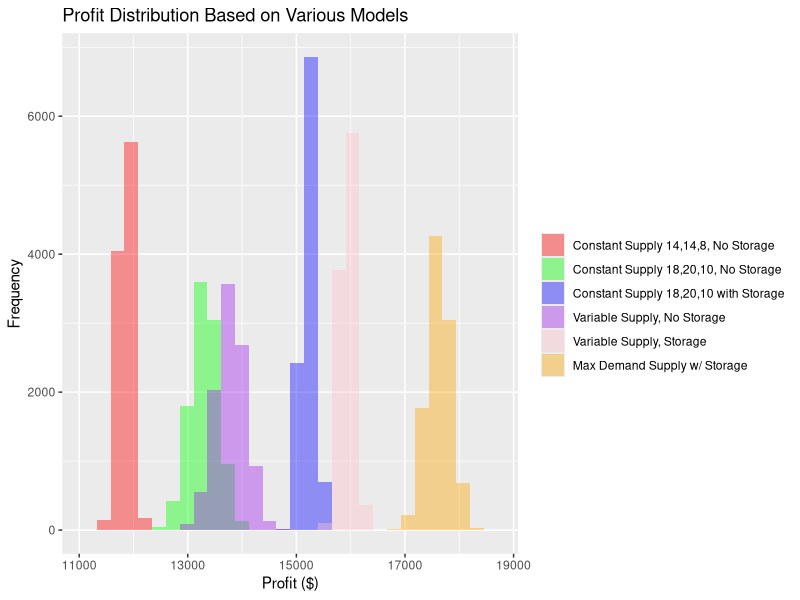
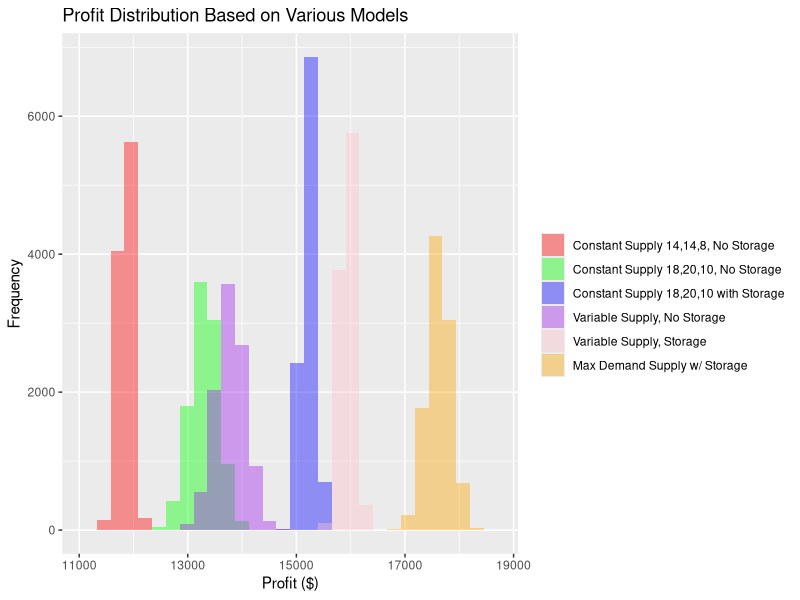

Here is the R script that generated these plots, in order:
library(ggplot2)

# costs to make our sammies
cost.hamSam <- 3.50;
cost.turkeySam <- 4.00;
cost.veggieSam <- 2.50;

# prices we sell our sammies for
price.hamSam <- 6.50;
price.turkeySam <- 6.50;
price.veggieSam <- 5;

# number of days  in simulation
days <- 130;
numSimulations <- 10000;

# calculate poisson lambdas from data
salesData <- read.csv("sales.csv")
lambda.ham <- mean(salesData$demand.ham)
lambda.turkey <- mean(salesData$demand.turkey)
lambda.veggie <- mean(salesData$demand.veggie)


runSimulation <- function(stock.begin.hamSam, stock.begin.turkeySam, stock.begin.veggieSam, withStorage=FALSE) {
  # lets initialize our stock to nothing (will be setup at beginning of each iter)
  stock.hamSam <- 0;
  stock.turkeySam <- 0;
  stock.veggieSam <- 0;

  # profit results for overall simulation
  total.profits <- numeric(numSimulations); 

  # Lets do a bunch of simulations, with each simulation based on 'days'
  for(simulation in 1:numSimulations) {
    # Initialize data per simulation 
    # (we pre-initialize memory to avoid having to allocate it constantly in the loops, helps with speed)
    costs <- numeric(days);
    revenues <- numeric(days);
    orders.hamSam <- numeric(days);
    orders.turkeySam <- numeric(days);
    orders.veggieSam <- numeric(days);

    # Do simulation of N days
    for (n in 1:days) {
      # Init this day with a new stock of food
      if(withStorage) {
        # If we have storage then we only need to bring in what we need
        # i.e., if we have 5 ham sammies from yesterday, and we need to have 18, then we only need to make 12 more
        # Simplistic modeling: limits on storage? maybe we need to discard after x days?
        
        # Do we need to bring in more ham sammies? If so, only bring in that many; 
        # otherwise no need to bring ham sammies today
        delta.hamSam <- 0;
        if(stock.begin.hamSam - stock.hamSam) { delta.hamSam <- stock.begin.hamSam - stock.hamSam;}

        # Do we need to bring in more turkey sammies? If so, only bring in that many; 
        # otherwise no need to bring turkey sammies today
        delta.turkeySam <- 0;
        if(stock.begin.turkeySam - stock.turkeySam) { delta.turkeySam <- stock.begin.turkeySam - stock.turkeySam;}

        # Do we need to bring in more veggie sammies? If so, only bring in that many; 
        # otherwise no need to bring veggie sammies today
        delta.veggieSam <- 0;
        if(stock.begin.veggieSam - stock.veggieSam) { delta.veggieSam <- stock.begin.veggieSam - stock.veggieSam;}

        # Update out stocks with what we bring in at beginning of day
        stock.hamSam <- stock.hamSam + delta.hamSam;
        stock.turkeySam <- stock.turkeySam + delta.turkeySam;
        stock.veggieSam <- stock.veggieSam + delta.veggieSam;

        # Update cost data (note only for what we bring in, which is delta)
        costs[n] <- cost.hamSam * delta.hamSam + cost.turkeySam * delta.turkeySam + cost.veggieSam * delta.veggieSam;
      }
      else {
        # Update out stocks with what we bring in at beginning of day (With no storage, we bring in constant supply)
        stock.hamSam <- stock.begin.hamSam; 
        stock.turkeySam <- stock.begin.turkeySam; 
        stock.veggieSam <- stock.begin.veggieSam; 

        # Update cost data
        costs[n] <- cost.hamSam * stock.hamSam + cost.turkeySam * stock.turkeySam + cost.veggieSam * stock.veggieSam;
      }
      
   
      # TODO: vectorize at some point
      
      # Get this from sub-models
      cust.hamSam <- ceiling(rpois(1, lambda.ham));
      cust.turkeySam <- ceiling(rpois(1, lambda.turkey));
      cust.veggieSam <- ceiling(rpois(1, lambda.veggie));

      # ham sammies
      if (stock.hamSam >= cust.hamSam) { 
        order.hamSam <- cust.hamSam;
        stock.hamSam <- stock.hamSam - order.hamSam;
      }
      else { 
        order.hamSam <- stock.hamSam;
        stock.hamSam <- 0;
      }
      
      # turkey sammies
      if (stock.turkeySam >= cust.turkeySam) { 
        order.turkeySam <- cust.turkeySam;
        stock.turkeySam <- stock.turkeySam - order.turkeySam;
      }
      else { 
        order.turkeySam <- stock.turkeySam;
        stock.turkeySam <- 0;
      }
      
      # veggie sammies
      if (stock.veggieSam >= cust.veggieSam) { 
        order.veggieSam <- cust.veggieSam;
        stock.veggieSam <- stock.veggieSam - order.veggieSam;
      }
      else { 
        order.veggieSam <- stock.veggieSam;
        stock.veggieSam <- 0;
      }
      
      # Update revenue data
      revenues[n] <- price.hamSam * order.hamSam + price.turkeySam * order.turkeySam + price.veggieSam * order.veggieSam;
    }

    # update aggregates over simulations
    total.profits[simulation] = sum(revenues - costs); 
  }

  # Return vector of the total profits from the N simulations
  return(total.profits);
}

# Run five simulations
total.profits.sim1 <- runSimulation(14,14,8);
total.profits.sim2 <- runSimulation(18,20,10);
total.profits.sim3 <- runSimulation(18,20,10, TRUE);
total.profits.sim4 <- runSimulation(lambda.ham, lambda.turkey, lambda.veggie);
total.profits.sim5 <- runSimulation(lambda.ham, lambda.turkey, lambda.veggie, TRUE);
total.profits.sim6 <- runSimulation(25,37,24, TRUE);

# After all simulations done, show profit graphs
p<-ggplot() + 
  geom_histogram(data=data.frame(profit=total.profits.sim1), aes(x=profit, fill="1"), alpha=0.4) + 
  geom_histogram(data=data.frame(profit=total.profits.sim2), aes(x=profit, fill="2"), alpha=0.4) + 
  geom_histogram(data=data.frame(profit=total.profits.sim3), aes(x=profit, fill="3"), alpha=0.4) + 
  geom_histogram(data=data.frame(profit=total.profits.sim4), aes(x=profit, fill="4"), alpha=0.4) + 
  geom_histogram(data=data.frame(profit=total.profits.sim5), aes(x=profit, fill="5"), alpha=0.4) + 
  geom_histogram(data=data.frame(profit=total.profits.sim6), aes(x=profit, fill="6"), alpha=0.4) + 
  xlab('Profit ($)') + 
  ylab('Frequency') + 
  ggtitle("Profit Distribution Based on Various Models") + 
  scale_fill_manual("", values=c("red", "green", "blue", "purple", "pink", "orange"), 
                        breaks=c("1", "2", "3", "4", "5", "6"), 
                        labels=c("Constant Supply 14,14,8, No Storage", 
                          "Constant Supply 18,20,10, No Storage", 
                          "Constant Supply 18,20,10 with Storage", 
                          "Variable Supply, No Storage",
                          "Variable Supply, Storage",
                          "Max Demand Supply w/ Storage"));
p

# Save profit graph to disk
ggsave(filename="profitSimulation.jpg", plot=p);